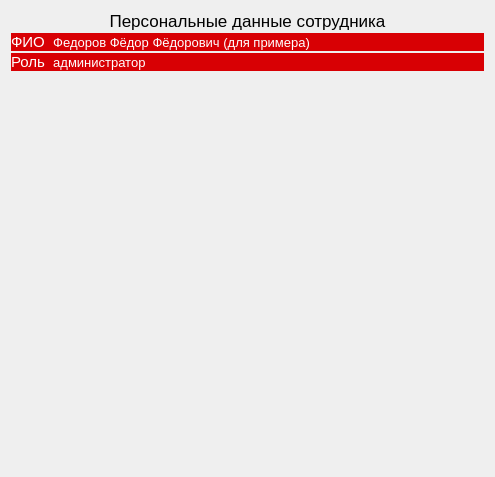
        <widget class="QWidget" name="page_1_for_all">
         <layout class="QVBoxLayout" name="verticalLayout_3">
          <item>
           <layout class="QVBoxLayout" name="verticalLayout_4" stretch="1,1,1,10">
            <property name="spacing">
             <number>2</number>
            </property>
            <property name="sizeConstraint">
             <enum>QLayout::SetMaximumSize</enum>
            </property>
            <item>
             <layout class="QHBoxLayout" name="horizontalLayout_6">
              <item>
               <widget class="QLabel" name="label_3">
                <property name="sizePolicy">
                 <sizepolicy hsizetype="Preferred" vsizetype="Minimum">
                  <horstretch>0</horstretch>
                  <verstretch>0</verstretch>
                 </sizepolicy>
                </property>
                <property name="font">
                 <font>
                  <family>MS Shell Dlg 2</family>
                  <pointsize>13</pointsize>
                  <weight>50</weight>
                  <italic>false</italic>
                  <bold>false</bold>
                 </font>
                </property>
                <property name="styleSheet">
                 <string notr="true">font: 13pt &quot;MS Shell Dlg 2&quot;;</string>
                </property>
                <property name="text">
                 <string>Персональные данные сотрудника</string>
                </property>
                <property name="alignment">
                 <set>Qt::AlignCenter</set>
                </property>
               </widget>
              </item>
             </layout>
            </item>
            <item>
             <layout class="QHBoxLayout" name="horizontalLayout_4" stretch="0,0">
              <property name="spacing">
               <number>0</number>
              </property>
              <property name="sizeConstraint">
               <enum>QLayout::SetDefaultConstraint</enum>
              </property>
              <item>
               <widget class="QLabel" name="label_4">
                <property name="sizePolicy">
                 <sizepolicy hsizetype="Fixed" vsizetype="Minimum">
                  <horstretch>0</horstretch>
                  <verstretch>0</verstretch>
                 </sizepolicy>
                </property>
                <property name="maximumSize">
                 <size>
                  <width>35</width>
                  <height>30</height>
                 </size>
                </property>
                <property name="baseSize">
                 <size>
                  <width>0</width>
                  <height>30</height>
                 </size>
                </property>
                <property name="font">
                 <font>
                  <family>MS Shell Dlg 2</family>
                  <pointsize>11</pointsize>
                  <weight>9</weight>
                  <italic>false</italic>
                  <bold>false</bold>
                 </font>
                </property>
                <property name="styleSheet">
                 <string notr="true">background-color: rgb(216, 0, 4);
font: 75 11pt &quot;MS Shell Dlg 2&quot;;
color: rgb(255, 255, 255);
</string>
                </property>
                <property name="text">
                 <string>ФИО:</string>
                </property>
               </widget>
              </item>
              <item>
               <widget class="QLabel" name="lbl_fio">
                <property name="sizePolicy">
                 <sizepolicy hsizetype="Fixed" vsizetype="Minimum">
                  <horstretch>0</horstretch>
                  <verstretch>0</verstretch>
                 </sizepolicy>
                </property>
                <property name="minimumSize">
                 <size>
                  <width>0</width>
                  <height>0</height>
                 </size>
                </property>
                <property name="maximumSize">
                 <size>
                  <width>16777213</width>
                  <height>30</height>
                 </size>
                </property>
                <property name="baseSize">
                 <size>
                  <width>0</width>
                  <height>30</height>
                 </size>
                </property>
                <property name="font">
                 <font>
                  <family>MS Shell Dlg 2</family>
                  <pointsize>10</pointsize>
                  <weight>50</weight>
                  <italic>false</italic>
                  <bold>false</bold>
                 </font>
                </property>
                <property name="styleSheet">
                 <string notr="true">background-color: rgb(216, 0, 4);
color: rgb(255, 255, 255);
font: 10pt &quot;MS Shell Dlg 2&quot;;</string>
                </property>
                <property name="text">
                 <string>  Федоров Фёдор Фёдорович (для примера)</string>
                </property>
               </widget>
              </item>
             </layout>
            </item>
            <item>
             <layout class="QHBoxLayout" name="horizontalLayout_3">
              <property name="spacing">
               <number>0</number>
              </property>
              <property name="sizeConstraint">
               <enum>QLayout::SetMinimumSize</enum>
              </property>
              <item>
               <widget class="QLabel" name="label_2">
                <property name="sizePolicy">
                 <sizepolicy hsizetype="Preferred" vsizetype="Minimum">
                  <horstretch>0</horstretch>
                  <verstretch>0</verstretch>
                 </sizepolicy>
                </property>
                <property name="maximumSize">
                 <size>
                  <width>35</width>
                  <height>30</height>
                 </size>
                </property>
                <property name="font">
                 <font>
                  <family>MS Shell Dlg 2</family>
                  <pointsize>11</pointsize>
                  <weight>50</weight>
                  <italic>false</italic>
                  <bold>false</bold>
                 </font>
                </property>
                <property name="styleSheet">
                 <string notr="true">background-color: rgb(216, 0, 4);
color: rgb(255, 255, 255);
font: 11pt &quot;MS Shell Dlg 2&quot;;</string>
                </property>
                <property name="text">
                 <string>Роль:</string>
                </property>
               </widget>
              </item>
              <item>
               <widget class="QLabel" name="lbl_role">
                <property name="sizePolicy">
                 <sizepolicy hsizetype="Preferred" vsizetype="Minimum">
                  <horstretch>0</horstretch>
                  <verstretch>0</verstretch>
                 </sizepolicy>
                </property>
                <property name="minimumSize">
                 <size>
                  <width>0</width>
                  <height>0</height>
                 </size>
                </property>
                <property name="maximumSize">
                 <size>
                  <width>16777215</width>
                  <height>30</height>
                 </size>
                </property>
                <property name="font">
                 <font>
                  <family>MS Shell Dlg 2</family>
                  <pointsize>10</pointsize>
                  <weight>50</weight>
                  <italic>false</italic>
                  <bold>false</bold>
                 </font>
                </property>
                <property name="styleSheet">
                 <string notr="true">background-color: rgb(216, 0, 4);
color: rgb(255, 255, 255);
font: 10pt &quot;MS Shell Dlg 2&quot;;</string>
                </property>
                <property name="text">
                 <string>  администратор</string>
                </property>
               </widget>
              </item>
             </layout>
            </item>
            <item>
             <layout class="QHBoxLayout" name="horizontalLayout_7" stretch="1,0,1">
              <item>
               <spacer name="horizontalSpacer_4">
                <property name="orientation">
                 <enum>Qt::Horizontal</enum>
                </property>
                <property name="sizeHint" stdset="0">
                 <size>
                  <width>40</width>
                  <height>20</height>
                 </size>
                </property>
               </spacer>
              </item>
              <item>
               <widget class="QLabel" name="lbl_photo">
                <property name="sizePolicy">
                 <sizepolicy hsizetype="Minimum" vsizetype="Minimum">
                  <horstretch>0</horstretch>
                  <verstretch>0</verstretch>
                 </sizepolicy>
                </property>
                <property name="minimumSize">
                 <size>
                  <width>393</width>
                  <height>393</height>
                 </size>
                </property>
                <property name="maximumSize">
                 <size>
                  <width>393</width>
                  <height>393</height>
                 </size>
                </property>
                <property name="text">
                 <string/>
                </property>
                <property name="textFormat">
                 <enum>Qt::PlainText</enum>
                </property>
                <property name="pixmap">
                 <pixmap>img/Стрелков.jpeg</pixmap>
                </property>
                <property name="scaledContents">
                 <bool>false</bool>
                </property>
                <property name="alignment">
                 <set>Qt::AlignCenter</set>
                </property>
                <property name="wordWrap">
                 <bool>false</bool>
                </property>
                <property name="textInteractionFlags">
                 <set>Qt::NoTextInteraction</set>
                </property>
               </widget>
              </item>
              <item>
               <spacer name="horizontalSpacer_5">
                <property name="orientation">
                 <enum>Qt::Horizontal</enum>
                </property>
                <property name="sizeHint" stdset="0">
                 <size>
                  <width>40</width>
                  <height>20</height>
                 </size>
                </property>
               </spacer>
              </item>
             </layout>
            </item>
           </layout>
          </item>
         </layout>
        </widget>
